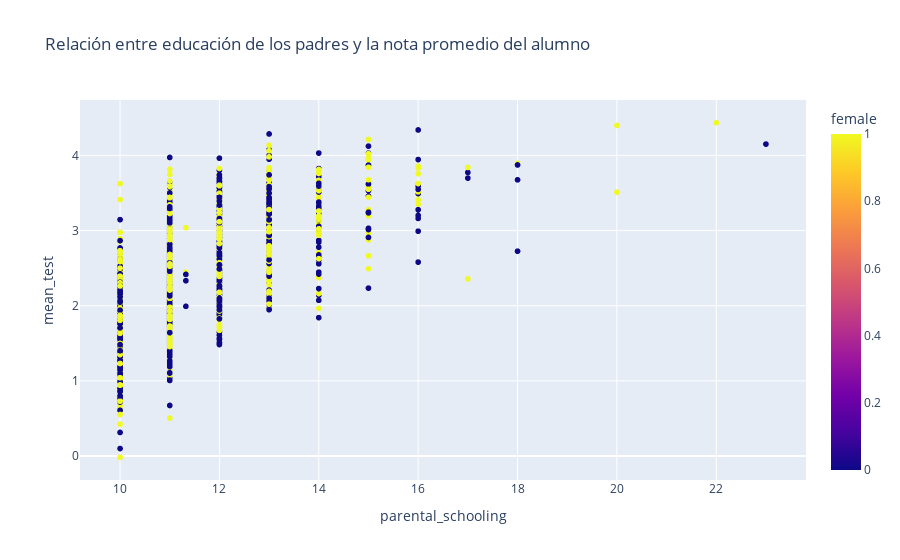

The notebook cell this image was saved under:
### Code cell
px.scatter(data, x='parental_schooling', y='mean_test', color='female',
                 title='Relación entre educación de los padres y la nota promedio del alumno')

### Figure 1 — Plotly figure (JSON) as saved in the notebook; plotly's stock layout.template omitted (floating-point values rounded to 4 significant figures; data arrays with more than 128 entries replaced by an {"elided": "..."} marker saying what was removed)
{"data": [{"hovertemplate": "parental_schooling=%{x}<br>mean_test=%{y}<br>female=%{marker.color}<extra></extra>", "legendgroup": "", "marker": {"color": {"elided": "3491 int values"}, "coloraxis": "coloraxis", "symbol": "circle"}, "mode": "markers", "name": "", "showlegend": false, "type": "scattergl", "x": {"elided": "3491 float values"}, "xaxis": "x", "y": {"elided": "3491 float values"}, "yaxis": "y"}], "layout": {"coloraxis": {"colorbar": {"title": {"text": "female"}}, "colorscale": [[0, "#0d0887"], [0.1111, "#46039f"], [0.2222, "#7201a8"], [0.3333, "#9c179e"], [0.4444, "#bd3786"], [0.5556, "#d8576b"], [0.6667, "#ed7953"], [0.7778, "#fb9f3a"], [0.8889, "#fdca26"], [1, "#f0f921"]]}, "legend": {"tracegroupgap": 0}, "title": {"text": "Relación entre educación de los padres y la nota promedio del alumno"}, "xaxis": {"anchor": "y", "domain": [0, 1], "title": {"text": "parental_schooling"}}, "yaxis": {"anchor": "x", "domain": [0, 1], "title": {"text": "mean_test"}}}}
